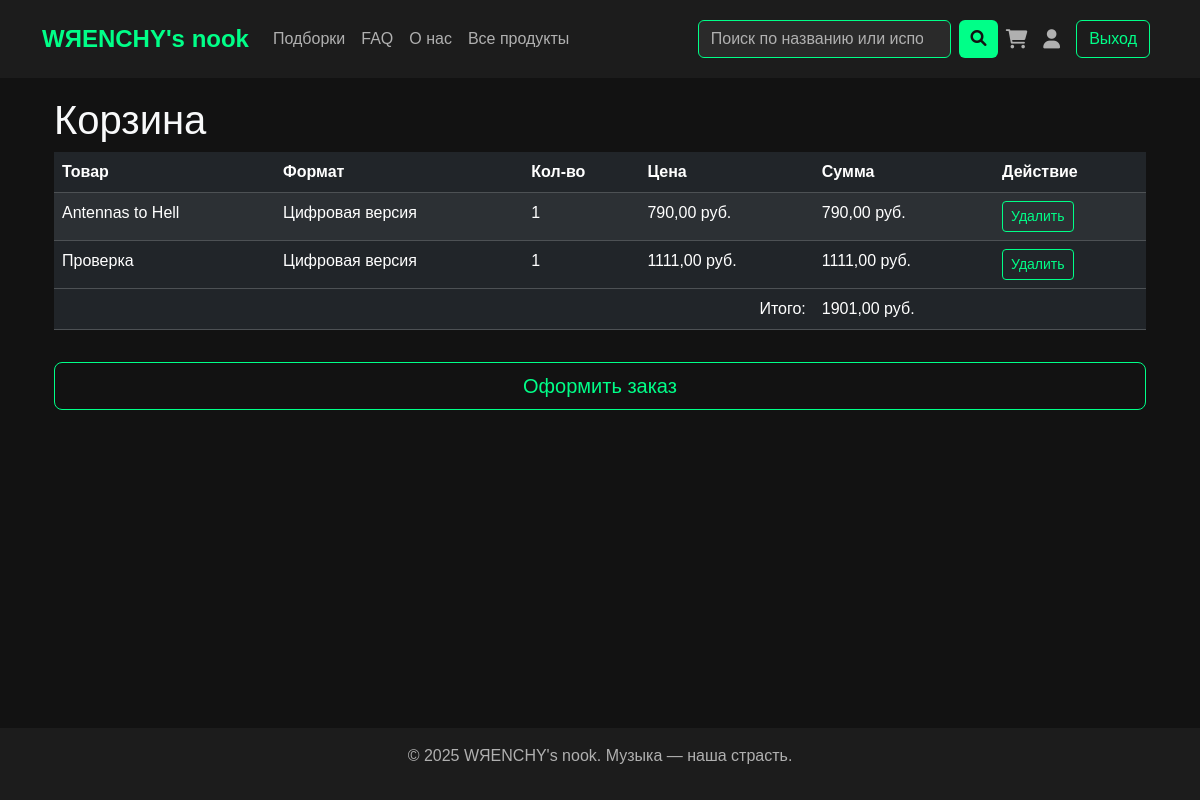
Before: /cart/ (signed in) with the older database file.
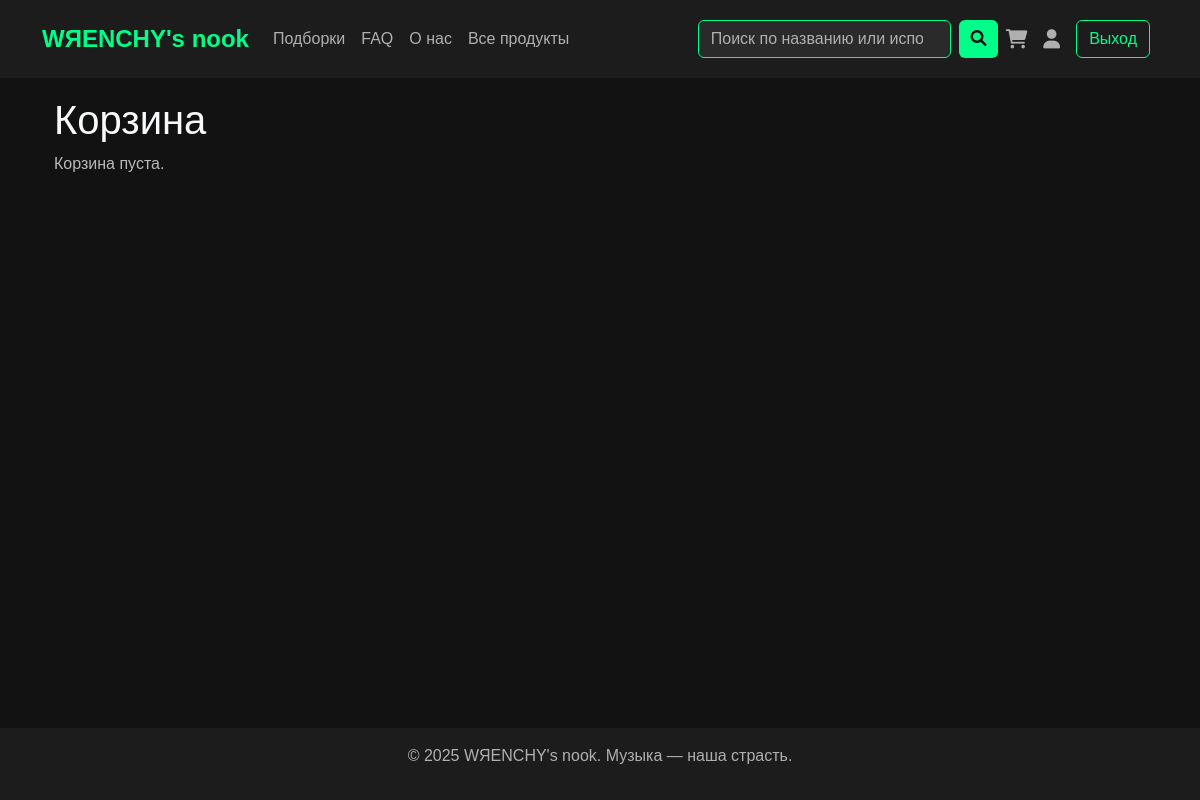
After: the same page with the newer database file.
### main/models.py (models this page shows, shortened)
class CartItem(models.Model):
    cart = models.ForeignKey('Cart', on_delete=models.CASCADE, verbose_name="Корзина")
    product_variant = models.ForeignKey('ProductVariant', on_delete=models.CASCADE, verbose_name="Вариант товара")
    quantity = models.PositiveIntegerField(default=1, verbose_name="Количество")
    class Meta:
        verbose_name = "Элемент корзины"
        verbose_name_plural = "Элементы корзины"

class ProductVariant(models.Model):
    product = models.ForeignKey('Product', on_delete=models.CASCADE, verbose_name="Товар")
    product_type = models.ForeignKey('ProductType', on_delete=models.PROTECT, verbose_name="Тип товара")
    price = models.DecimalField(max_digits=10, decimal_places=2, verbose_name="Цена")
    stock = models.PositiveIntegerField(default=0, verbose_name="Количество на складе")
    class Meta:
        verbose_name = "Вариант товара"
        verbose_name_plural = "Варианты товара"
        unique_together = ['product', 'product_type']

class Product(models.Model):
    title = models.CharField(max_length=200, verbose_name="Название")
    artist = models.CharField(max_length=100, verbose_name="Исполнитель")
    product_type = models.ManyToManyField('ProductType', through='ProductVariant', verbose_name="Типы товара")
    genre = models.ManyToManyField('Genre', verbose_name="Жанр")
    description = models.TextField(blank=True, verbose_name="Описание")
    image = models.ImageField(upload_to='products/', blank=True, null=True, verbose_name="Изображение")
    slug = models.SlugField(max_length=200, unique=True, verbose_name="URL-имя")
    created_at = models.DateTimeField(auto_now_add=True, verbose_name="Дата создания")
    updated_at = models.DateTimeField(auto_now=True, verbose_name="Дата обновления")
    class Meta:
        verbose_name = "Товар"
        verbose_name_plural = "Товары"
        ordering = ['title']

class ProductType(models.Model):
    name = models.CharField(max_length=50, unique=True, verbose_name="Тип товара")
    slug = models.SlugField(max_length=50, unique=True, verbose_name="URL-имя")
    class Meta:
        verbose_name = "Тип товара"
        verbose_name_plural = "Типы товаров"

### main/views.py (the view)
# urls.py: path('cart/', views.cart, name='cart'),
@login_required
def cart(request):
    cart = Cart.objects.filter(user=request.user).first()
    cart_items = CartItem.objects.filter(cart=cart) if cart else []
    cart_items_with_subtotal = [
        {'item': item, 'subtotal': item.product_variant.price * item.quantity}
        for item in cart_items
    ]
    total = sum(item['subtotal'] for item in cart_items_with_subtotal)
    return render(request, 'main/cart.html', {
        'cart_items_with_subtotal': cart_items_with_subtotal,
        'total': total,
        'cart_items_count': get_cart_items_count(request),
    })

### main/views.py (called while the page is built)
def get_cart_items_count(request):
    cart_items_count = 0
    user = request.user
    if user.is_authenticated:
        cart = Cart.objects.filter(user=user).first()
        if cart:
            result = CartItem.objects.filter(cart=cart).aggregate(total_quantity=models.Sum('quantity'))
            cart_items_count = result['total_quantity'] or 0
    return cart_items_count

### main/templates/main/cart.html (shortened to what this page needs)
{% extends 'base.html' %}
{% block content %}
<section class="py-5">
    <div class="container">
        <h1 class="text-light">Корзина</h1>
        {% if cart_items_with_subtotal %}
            <div class="table-responsive">
                <table class="table table-dark table-striped">
                    <thead>
                        <tr>
                            <th>Товар</th>
                            <th>Формат</th>
                            <th>Кол-во</th>
                            <th>Цена</th>
                            <th>Сумма</th>
                            <th>Действие</th>
                        </tr>
                    </thead>
                    <tbody>
                        {% for entry in cart_items_with_subtotal %}
                            <tr>
                                <td>{{ entry.item.product_variant.product.title }}</td>
                                <td>{{ entry.item.product_variant.product_type.name }}</td>
                                <td>{{ entry.item.quantity }}</td>
                                <td>{{ entry.item.product_variant.price }} руб.</td>
                                <td>{{ entry.subtotal }} руб.</td>
                                <td>
                                    <a href="{% url 'remove_from_cart' entry.item.id %}" class="btn btn-neon btn-sm">Удалить</a>
                                </td>
                            </tr>
                        {% endfor %}
                    </tbody>
                    <tfoot>
                        <tr>
                            <td colspan="4" class="text-end">Итого:</td>
                            <td>{{ total }} руб.</td>
                            <td></td>
                        </tr>
                    </tfoot>
                </table>
            </div>
            <div class="d-grid gap-2 d-md-block mt-3">
                <a href="{% url 'checkout' %}" class="btn btn-neon btn-lg w-100 w-md-auto">Оформить заказ</a>
            </div>
        {% else %}
            <p class="text-subtle">Корзина пуста.</p>
        {% endif %}
    </div>
</section>
{% endblock %}

### main/templates/main/base.html (shortened to what this page needs)
<!DOCTYPE html>
<html lang="ru">
<head>
    <link href="https://cdn.jsdelivr.net/npm/bootstrap@5.3.3/dist/css/bootstrap.min.css" rel="stylesheet">
    <link rel="stylesheet" href="https://cdnjs.cloudflare.com/ajax/libs/font-awesome/6.0.0-beta3/css/all.min.css" />
</head>
<body>
    <nav class="navbar navbar-expand-lg navbar-dark fixed-top">
        <div class="container">
            <a class="navbar-brand" href="{% url 'home' %}">WЯENCHY's nook</a>
            <div class="collapse navbar-collapse" id="navbarNav">
                <ul class="navbar-nav me-auto">
                    <li class="nav-item">
                        <a class="nav-link" href="{% url 'playlists' %}">Подборки</a>
                    </li>
                    <li class="nav-item">
                        <a class="nav-link d-none d-md-block" href="{% url 'faqs' %}">FAQ</a>
                    </li>
                    <li class="nav-item">
                        <a class="nav-link d-none d-md-block" href="{% url 'about' %}">О нас</a>
                    </li>
                    {% if user.is_staff %}
                        <li class="nav-item">
                            <a class="nav-link" href="{% url 'product_list' %}">Все продукты</a>
                        </li>
                    {% endif %}
                </ul>
                <form class="search-form d-flex" method="get" action="{% url 'search' %}">
                    <input class="form-control me-2" type="search" placeholder="Поиск по названию или исполнителю" aria-label="Search" name="q">
                    <button class="btn" type="submit"><i class="fas fa-search"></i></button>
                </form>
                <div class="d-flex align-items-center">
                    <a href="{% url 'cart' %}" class="nav-link cart-icon me-3">
                        <i class="fas fa-shopping-cart"></i>
                    </a>
                    {% if user.is_authenticated %}
                        <a href="{% url 'orders' %}" class="nav-link user-icon me-3">
                            <i class="fas fa-user"></i>
                        </a>
                        <a href="{% url 'logout' %}" class="btn btn-outline btn-neon me-2">Выход</a>
                    {% else %}
                        <a href="{% url 'login' %}" class="btn btn-outline btn-neon me-2">Вход</a>
                        <a href="{% url 'register' %}" class="btn btn-outline btn-neon">Регистрация</a>
                    {% endif %}
                </div>
            </div>
        </div>
    </nav>
    <main class="container py-5">
        {% block content %}
        {% endblock %}
    </main>
    <footer class="text-center">
        <div class="container">
            <p>© 2025 WЯENCHY's nook. Музыка — наша страсть.</p>
        </div>
    </footer>
</body>
</html>

### main/templates/main/base.html (style rules this page uses)
body { background-color: #121212; color: #e0e0e0; font-family: 'Arial', sans-serif; min-height: 100vh; display: flex; flex-direction: column; }
.navbar { background-color: #1c1c1c; padding: 1rem; }
.navbar-brand { font-size: 1.5rem; font-weight: bold; color: #00ff88 !important; }
.nav-link { color: #b0b0b0 !important; font-size: 1rem; }
.btn-neon { border-color: #00ff88; color: #00ff88; }
footer { background-color: #1c1c1c; color: #b0b0b0; padding: 1rem 0; margin-top: auto; }
.cart-icon, .user-icon { position: relative; color: #b0b0b0; font-size: 1.2rem; display: flex; align-items: center; }
main { flex: 1 0 auto; }
.search-form { margin: 0 0.5rem; flex-grow: 1; }
.search-form input { background-color: #2a2a2a; border: 1px solid #00ff88; color: #e0e0e0; font-size: 0.9rem; }
.search-form input::placeholder { color: #b0b0b0; }
.search-form button { background-color: #00ff88; border: none; color: #121212; padding: 0.25rem 0.5rem; font-size: 0.9rem; }
.text-subtle { color: #cccccc !important; opacity: 0.9; }
@media (min-width: 768px) { .search-form { max-width: 300px; } }
@media (min-width: 768px) { .search-form input { font-size: 1rem; } }
@media (min-width: 768px) { .search-form button { font-size: 1rem; padding: 0.3rem 0.7rem; } }

Changed rows visible on the page:
removed CartItem: item.product_variant.product "Antennas to Hell", item.product_variant.product_type.name "Цифровая версия", item.quantity "1", item.product_variant.price "790,00", subtotal "790,00"
removed CartItem: item.product_variant.product "Проверка", item.product_variant.product_type.name "Цифровая версия", item.quantity "1", item.product_variant.price "1111,00", subtotal "1111,00"
Other visible differences:
{{ total }}: "1901,00" → (not shown)
text no longer shown: "Товар Формат Кол-во Цена Сумма Действие Итого: руб. Оформить заказ"
text now shown: "Корзина пуста."
